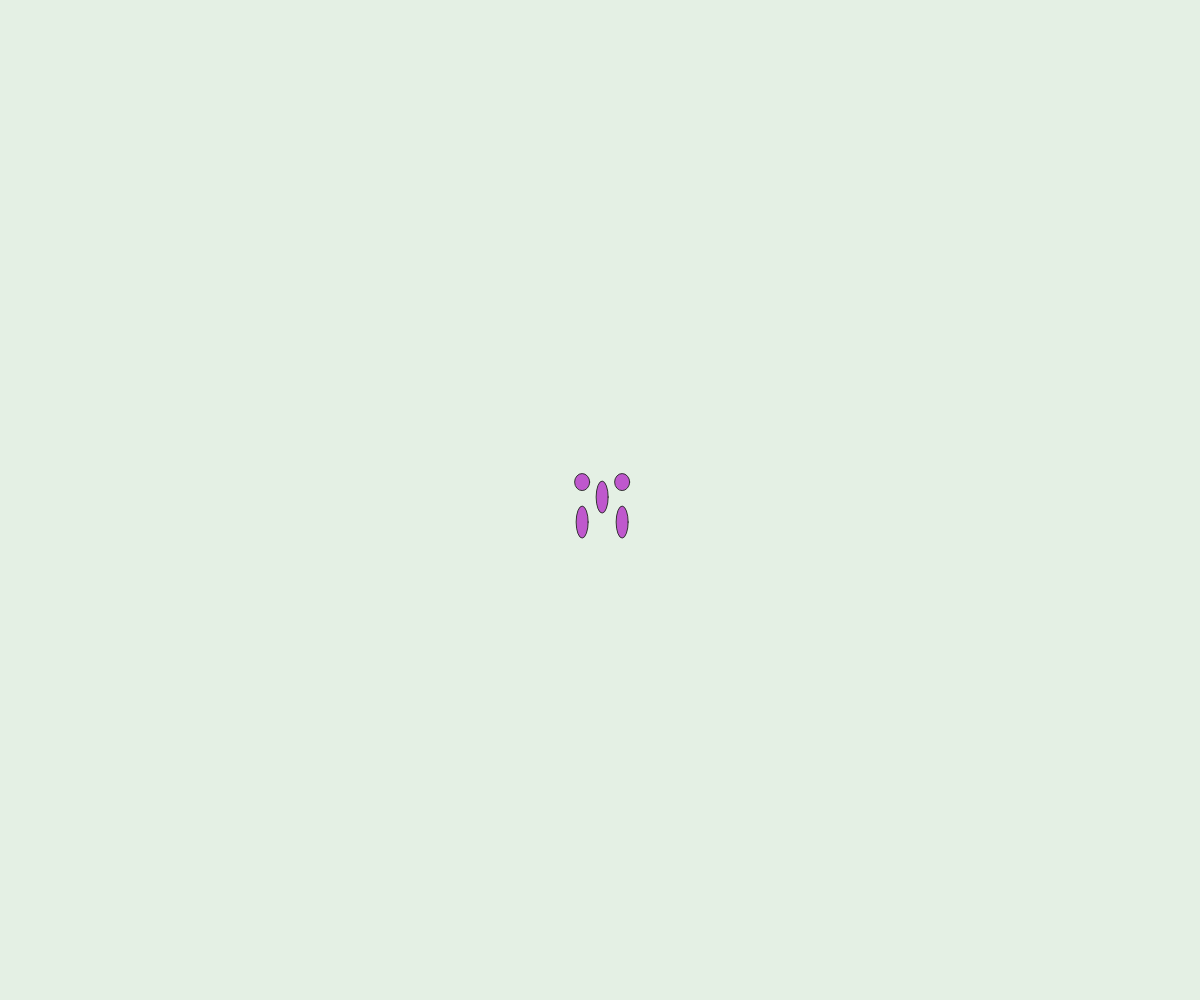
Frame 1 (no input)
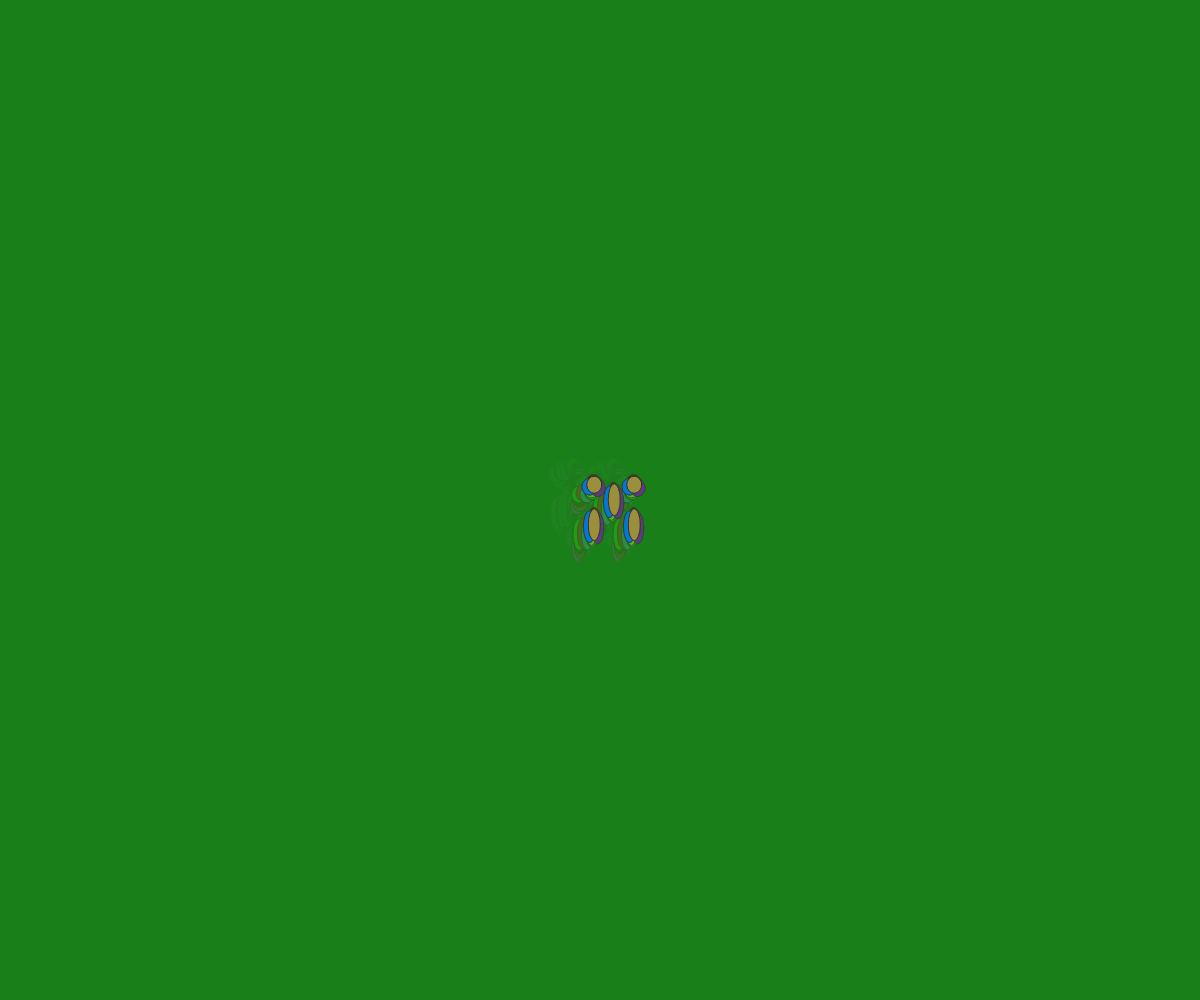
Frame 60 (no input)
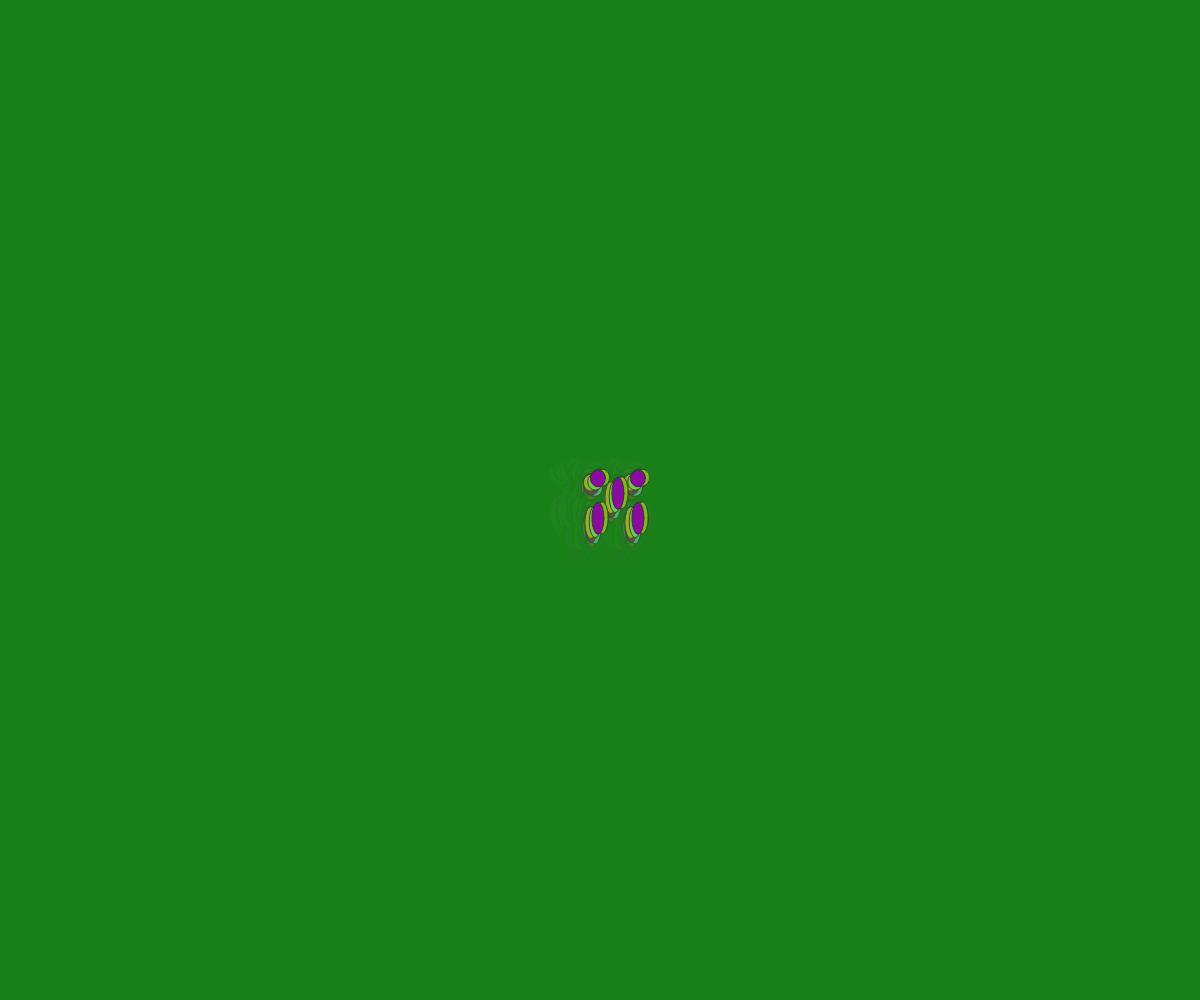
Frame 120 (the mouse pressed at the canvas centre since frame 60)

The p5.js sketch that drew these frames (run headless with seeded random() and noise() and a simulated clock; from frame 60 on, the mouse is pressed at the canvas centre):

// p5.js sketch
// ── sketch.js
let butterfly = [];

function setup() {
    createCanvas(windowWidth, windowHeight);
    noCursor();
    let f = new Butterfly(width/2, height/2, 22);
    butterfly.push(f);
}

function mouseDragged() {
    let r = random(10, 50);
    let f = new Butterfly(mouseX, mouseY, r);
    butterfly.push(f);
}

function draw() {
    background(30,130,30,30);
    for (let i = 0; i < butterfly.length; i++) {
        butterfly[i].move();
        butterfly[i].show();
    }
}

class Butterfly {
    constructor(x, y, r) {
        this.x = x;
        this.y = y;
        this.r = r;
    }

    move() {
        this.x = this.x + random(-5, 5);
        this.y = this.y + random(-5, 5);
    }

    show() {
        stroke(50);
        strokeWeight(1);
        fill(random(255),random(255),random(255));
        ellipse(this.x, this.y, this.r-10, this.r+10);
        ellipse(this.x+20, this.y-15, this.r-7, this.r-5); //top right
        ellipse(this.x-20, this.y+25, this.r-10, this.r+10); //bottom left
        ellipse(this.x+20, this.y+25, this.r-10, this.r+10); //bottom right
        ellipse(this.x-20, this.y-15, this.r-7, this.r-5); //top left

    }
}
